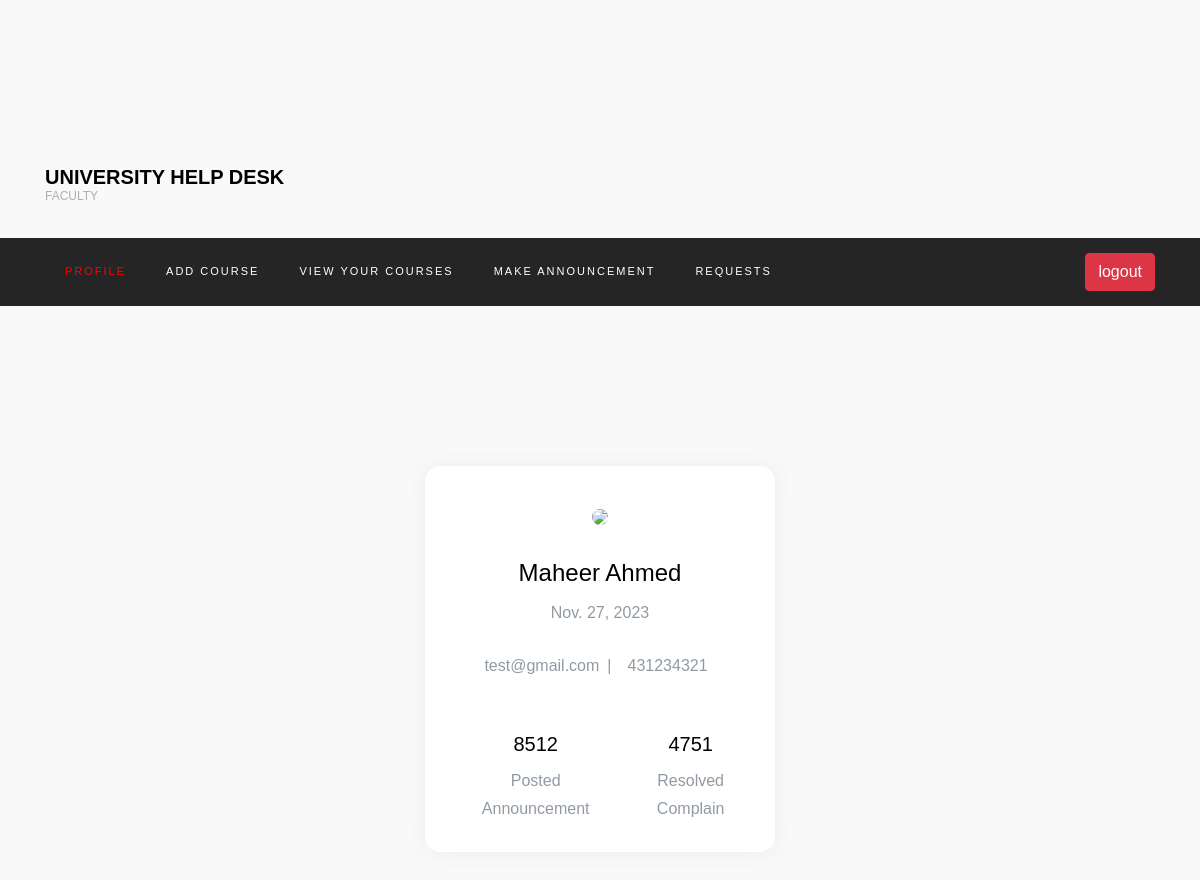
/faculty-profile/ (signed in), run on the app's committed database.
### login/models.py (models this page shows, shortened)
class Faculty(models.Model):
    user = models.OneToOneField(User, on_delete=models.CASCADE)
    faculty_initial = models.CharField(
        max_length=10, unique=True, blank=True, null=True)
    first_name = models.CharField(max_length=200, blank=True, null=True)
    last_name = models.CharField(max_length=200, blank=True, null=True)
    email = models.EmailField(max_length=200, blank=True, null=True)
    phone = models.CharField(max_length=200, blank=True, null=True)
    department = models.CharField(max_length=200, blank=True, null=True)
    joined_date = models.DateField(default=datetime.now, blank=True)

### login/views.py (the view)
# urls.py: path('faculty-profile/', views.faculty_profile, name='faculty_profile'),
def faculty_profile(request):
    user = Faculty.objects.get(user=request.user)
    return render(request, 'faculty_profile.html', {'user': user})

### templates/faculty_profile.html (shortened to what this page needs)
{%extends 'faculty_base.html' %}
{%block main-content%}
<section>
    <div class="container py-5 h-100">
      <div class="row d-flex justify-content-center align-items-center h-100">
        <div class="col-md-12 col-xl-4">
          <div class="card" style="border-radius: 15px;">
            <div class="card-body text-center">
              <div class="mt-3 mb-4">
                <img src="https://mdbcdn.b-cdn.net/img/Photos/new-templates/bootstrap-chat/ava2-bg.webp"
                  class="rounded-circle img-fluid" style="width: 100px;" />
              </div>
              <h4 class="mb-2">{{user.first_name}} {{user.last_name}}</h4>
              <p class="text-muted mb-4"><span  class="mx-2">{{user.joined_date}}</span> </p>
              <p class="text-muted mb-4">{{user.email}}<span class="mx-2">|</span><span  class="mx-2">{{user.phone}}</span> </p>
              <div class="d-flex justify-content-between text-center mt-5 mb-2">
                <div class="px-3">
                  <p class="mb-2 h5">8512</p>
                  <p class="text-muted mb-0">Posted Announcement</p>
                </div>
                <div>
                  <p class="mb-2 h5">4751</p>
                  <p class="text-muted mb-0">Resolved Complain</p>
                </div>
              </div>
              </div>
            </div>
          </div>
        </div>
      </div>
</section>
{%endblock main-content%}

### static/profile/style.css (style rules this page uses)
body { background-color: #f9f9fa }
.card { border-radius: 5px; -webkit-box-shadow: 0 1px 20px 0 rgba(69,90,100,0.08); box-shadow: 0 1px 20px 0 rgba(69,90,100,0.08); border: none; margin-bottom: 30px; }
.text-muted { color: #919aa3 !important; }

### data on the page
Faculty: first_name "Maheer", last_name "Ahmed", joined_date "Nov. 27, 2023", email "test@gmail.com", phone "431234321"
